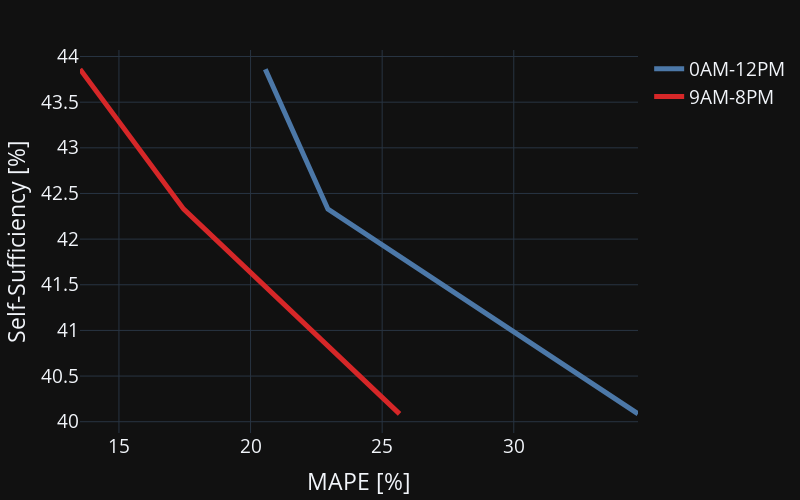

Notebook source saved alongside this figure:
### Code cell
# Draw relation between value and quality
fig = px.line(metrics, x='MAPE_%', y='ssuff_%')
fig.data[0].update({'name': '0AM-12PM', 'showlegend': True})
trace = px.line(metrics, x='MAPE_9a8p_%', y='ssuff_%').data[0]
trace.update({'name': '9AM-8PM',
              'showlegend': True,
              'line': {'color': '#d62728'}})
fig.add_trace(trace)
fig.update_layout(
    layout,
    height=500,
    width=800,
    showlegend=True,
    yaxis={'title': 'Self-Sufficiency [%]'})
fig.update_xaxes({'title': 'MAPE [%]'})
fig.update_traces({'line': {'width' : 5}})
fig.show()

### Figure 1 — Plotly figure (JSON) as saved in the notebook; plotly's stock layout.template omitted (floating-point values rounded to 4 significant figures)
{"data": [{"hovertemplate": "MAPE_%=%{x}<br>ssuff_%=%{y}<extra></extra>", "legendgroup": "", "line": {"color": "#4C78A8", "dash": "solid", "width": 5}, "mode": "lines", "name": "0AM-12PM", "orientation": "v", "showlegend": true, "type": "scatter", "x": [34.72, 22.94, 20.56], "xaxis": "x", "y": [40.09, 42.33, 43.86], "yaxis": "y"}, {"hovertemplate": "MAPE_9a8p_%=%{x}<br>ssuff_%=%{y}<extra></extra>", "legendgroup": "", "line": {"color": "#d62728", "dash": "solid", "width": 5}, "mode": "lines", "name": "9AM-8PM", "orientation": "v", "showlegend": true, "type": "scatter", "x": [25.66, 17.46, 13.52], "xaxis": "x", "y": [40.09, 42.33, 43.86], "yaxis": "y"}], "layout": {"font": {"size": 19}, "height": 500, "legend": {"tracegroupgap": 0}, "margin": {"b": 10, "l": 20, "r": 50, "t": 50}, "showlegend": true, "width": 800, "xaxis": {"anchor": "y", "autorange": true, "domain": [0, 1], "range": [13.52, 34.72], "title": {"text": "MAPE [%]"}, "type": "linear", "zerolinecolor": "white", "zerolinewidth": 2}, "yaxis": {"anchor": "x", "autorange": true, "domain": [0, 1], "range": [39.88, 44.07], "title": {"text": "Self-Sufficiency [%]"}, "type": "linear", "zerolinecolor": "white", "zerolinewidth": 2}}}
